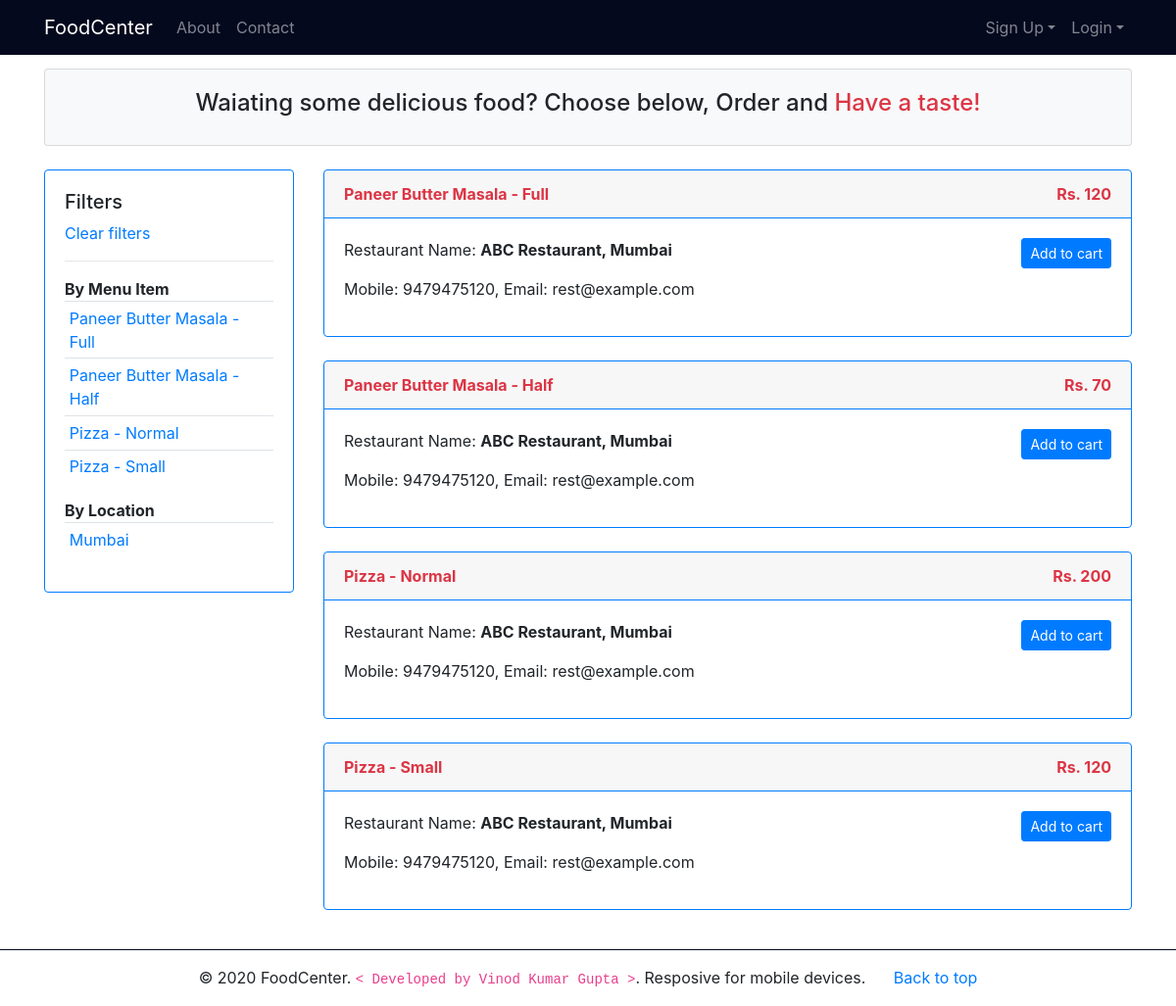
The page /products.php on the database as committed earlier.
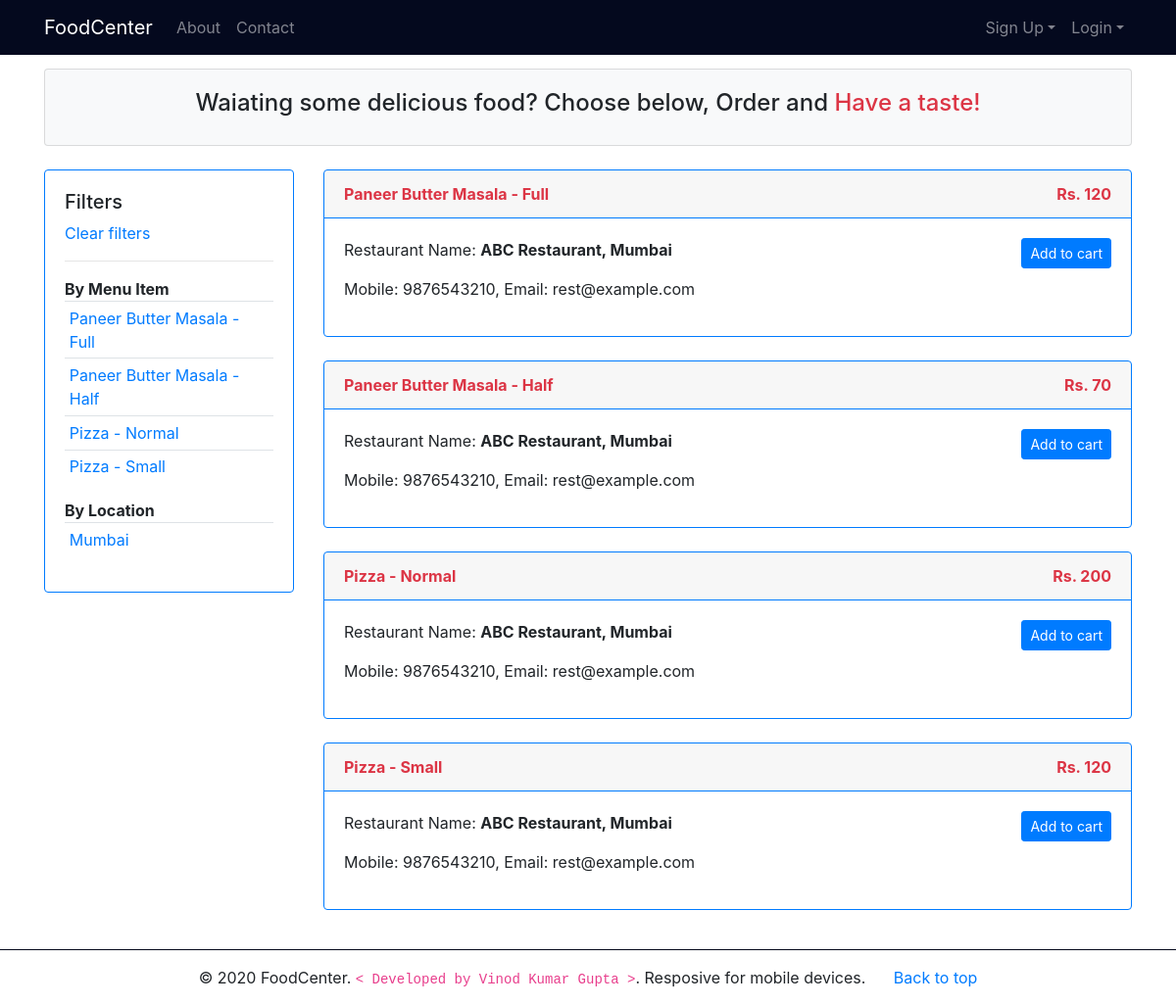
The same page on the database as committed later.
### tables this page shows
CREATE TABLE `menu_items` (
  `item_id` int(11) NOT NULL,
  `rest_id` int(11) NOT NULL,
  `item_name` varchar(30) NOT NULL,
  `item_price` float NOT NULL
);

CREATE TABLE `restaurants` (
  `rest_id` int(11) NOT NULL,
  `rest_name` varchar(100) NOT NULL,
  `rest_mobile` varchar(15) NOT NULL,
  `rest_email` varchar(50) NOT NULL,
  `rest_addr` varchar(200) NOT NULL,
  `rest_city` varchar(50) NOT NULL,
  `rest_password_hash` varchar(50) NOT NULL
);

### products.php (the view, shortened to what this page needs)
<?php
include_once('includes/db_con.php');
if(isset($_GET['city'])){
    $city = filter_input(INPUT_GET, "city", FILTER_SANITIZE_STRING);
    $stmt = $con->prepare("Select * from menu_items m,restaurants r where r.rest_city = ?");
    $stmt->bind_param("s",$city);
} elseif(isset($_GET['item_name'])){
    $item_name = filter_input(INPUT_GET, "item_name", FILTER_SANITIZE_STRING);
    $stmt = $con->prepare("Select * from menu_items m,restaurants r where m.item_name = ?");
    $stmt->bind_param("s",$item_name);
} else {
    $stmt = $con->prepare("Select * from menu_items, restaurants");
}
if($stmt->execute()){
    $result = $stmt->get_result();
} else {
    die("Unknown Error!");
}
?>
<!DOCTYPE html>
<html>
<head>
    <link rel="stylesheet" href="css/bootstrap.min.css">
    <link rel="stylesheet" href="css/font-awesome.min.css">
    <link rel="stylesheet" href="css/custom.css">
</head>
<body>
    <?php include('includes/header.php'); ?>
    <section class="container">
        <div class="card bg-light">
            <div class="card-body">
                <h4 class="text-center">Waiating some delicious food? Choose below, Order and <span
                        class="text-danger">Have a taste!</span></h4>
            </div>
        </div>
        <br>
        <div class="row">
            <div class="col-md-3">
                <div class="card border-primary">
                    <div class="card-body">
                        <h5>Filters</h5>
                        <a href="products.php" class="d-block">Clear filters</a>
                        <hr>
                        <b>By Menu Item</b>
                        <table class="table table-sm">
                            <tbody>
                                <?php
                        $stmt1 = $con->prepare("Select distinct(item_name) from menu_items");
                        if($stmt1->execute()){
                            $result1 = $stmt1->get_result();
                            while($row1 = $result1->fetch_assoc()){ ?>
                                <tr>
                                    <td><?php echo '<a href="products.php?item_name='.$row1['item_name'].'">'.$row1['item_name'].'</a>'; ?>
                                    </td>
                                </tr>
                                <?php }
                        }
                        ?>
                            </tbody>
                        </table>
                        <b>By Location</b>
                        <table class="table table-sm">
                            <tbody>
                                <?php
                        $stmt2 = $con->prepare("Select distinct(rest_city) from restaurants");
                        if($stmt2->execute()){
                            $result2 = $stmt2->get_result();
                            while($row2 = $result2->fetch_assoc()){ ?>
                                <tr>
                                    <td><?php echo '<a href="products.php?city='.$row2['rest_city'].'">'.$row2['rest_city'].'</a>'; ?>
                                    </td>
                                </tr>
                                <?php }
                        }
                        ?>
                            </tbody>
                        </table>
                    </div>
                </div>
            </div>
            <div class="col-md-9">
                <?php
                if($result->num_rows == 0){
                    echo "No Items :(";
                } else {
                    while($row = $result->fetch_assoc()){ ?>
                <div class="card border-primary">
                    <div class="card-header border-primary text-danger">
                        <b>
                            <?php echo $row['item_name']; ?>
                            <span class="float-right">
                                <?php echo "Rs. ".$row['item_price']; ?>
                            </span>
                        </b>
                    </div>
                    <div class="card-body">
                        <div class="float-left">
                            <p>Restaurant Name: <b><?php echo $row['rest_name'].", ".$row['rest_city']; ?></b></p>
                            <p>
                                Mobile: <?php echo $row['rest_mobile']; ?>,
                                Email: <?php echo $row['rest_email']; ?>
                            </p>
                        </div>
                        <div class="float-right">
                            <?php if(isset($_SESSION['cust_email'])){
                                $stmt3 = $con->prepare("Select cust_id from customers where cust_email = ?");
                                $stmt3->bind_param("s",$_SESSION['cust_email']);
                                if($stmt3->execute()){
                                    $result3 = $stmt3->get_result();
                                    $row3 = $result3->fetch_assoc();
                                }
                            echo '<a href="add_to_cart.php?item_id='.$row['item_id'].'&ordered_by='.$row3['cust_id'].'&quantity=1&ordered_from='.$row['rest_id'].'"
                                class="btn btn-sm btn-primary">Add to cart </a>';
                             } else { ?>
                            <a href="customer_login.php?type=primary&msg=Login to continue"
                                class="btn btn-sm btn-primary">Add to cart </a>
                            <?php } ?>
                        </div>
                    </div>
                </div>
                <br>
                <?php }}?>
            </div>
        </div>
    </section>
    <?php include('includes/footer.php'); ?>
</body>
</html>

### includes/header.php (shortened to what this page needs)
<header>
    <nav class="navbar navbar-expand-md navbar-dark fixed-top bg-dark">
        <div class="container">
            <a href="index.php" class="navbar-brand">FoodCenter</a>
            <div class="collapse navbar-collapse" id="navbar">
                <ul class="navbar-nav mr-auto">
                    <li class="nav-item">
                        <a href="about.php" class="nav-link">About</span></a>
                    </li>
                    <li class="nav-item">
                        <a href="contact.php" class="nav-link">Contact</span></a>
                    </li>
                </ul>
                <ul class="navbar-nav ml-auto">
                    <?php if(isset($_SESSION['cust_email'])) { ?>
                    <li class="nav-item">
                        <a href="customer_home.php" class="nav-link">Home</span></a>
                    </li>
                    <li class="nav-item">
                        <a href="logout.php" class="nav-link">Logout</span></a>
                    </li>
                    <?php } else { ?>
                    <li class="nav-item dropdown">
                        <a href="#" class="nav-link dropdown-toggle" data-toggle="dropdown">Sign Up</span></a>
                    </li>
                    <li class="nav-item dropdown">
                        <a href="#" class="nav-link dropdown-toggle" data-toggle="dropdown">Login</span></a>
                    </li>
                    <?php } ?>
                </ul>
            </div>
        </div>
    </nav>
</header>

### includes/footer.php (shortened to what this page needs)
<footer>
    <hr class="bg-dark">
    <div class="container text-center">
        <p>
            &copy;
             FoodCenter. <code>< Developed by Vinod Kumar Gupta ></code>. Resposive for
            mobile devices.
            <a href="#" class="ml-md-4">Back to top</a>
        </p>
    </div>
</footer>

### css/custom.css (style rules this page uses)
:root { --danger: #dc3545; }
.bg-dark { background-color: #04091e !important; }
body { margin-top: 70px; }

Rows that differ between the two databases and show on the page:
changed through a linked row, menu_items "Paneer Butter Masala - Full": rest.rest_mobile "9479475120" → "9876543210"
changed through a linked row, menu_items "Paneer Butter Masala - Half": rest.rest_mobile "9479475120" → "9876543210"
changed through a linked row, menu_items "Pizza - Normal": rest.rest_mobile "9479475120" → "9876543210"
changed through a linked row, menu_items "Pizza - Small": rest.rest_mobile "9479475120" → "9876543210"
